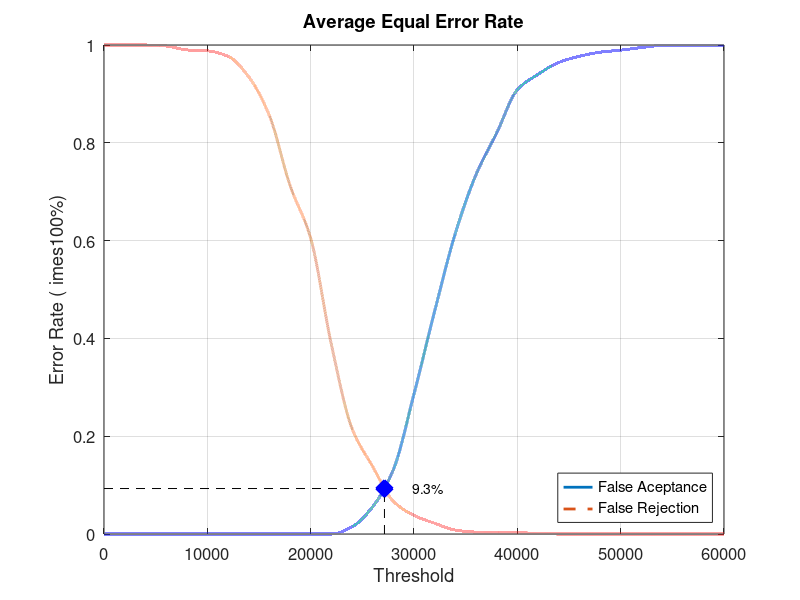
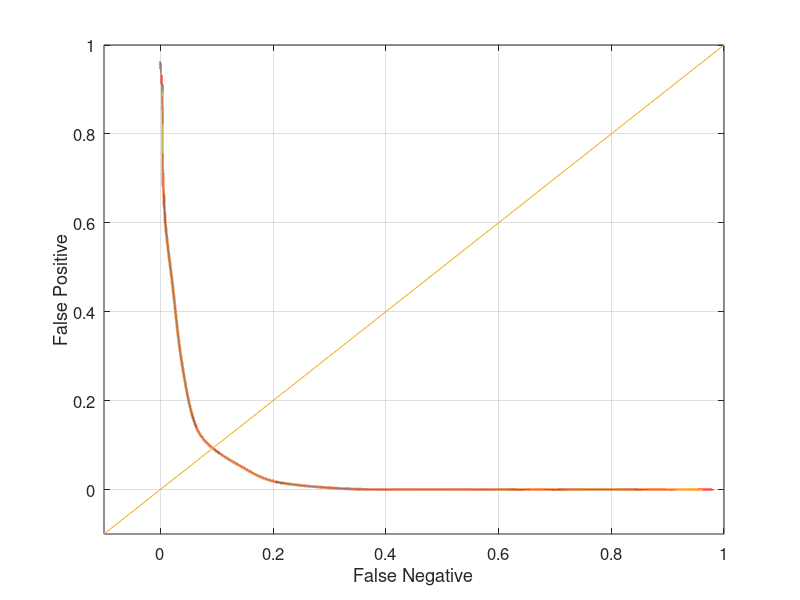

Source code (MATLAB) for these figures, in order:
close all;
clear;
clc;
x = 0:2000:60000;
xq = 0:0.5:60000;

y0 = [0 0 0 0 0 0 0 0 0 0 0 0 0.0147368 0.0557895 0.131579 0.286316 0.455789 0.614737 0.734737 0.82 0.908421 0.94 0.964211 0.976842 0.985263 0.989474 0.994737 0.998947 0.998947 0.998947 1]
yy0 = interp1(x, y0, xq, 'pchip');
y1 = [1 1 1 0.998 0.99 0.988 0.977 0.935 0.856 0.713 0.605 0.388 0.216 0.138 0.067 0.038 0.022 0.008 0.004 0.004 0.003 0.001 0 0 0 0 0 0 0 0 0]
yy1 = interp1(x, y1, xq, 'pchip');

% Calculating EER: 
y2 = abs(y0 - y1);
find(y2 == min(y2))
yy2 = abs(yy0 - yy1);
xEER = find(yy2 == min(yy2));
xEERIndex = xq(xEER) % X-axis EER
yEER = yy0(xEER) % Y-axis EER

main = figure
plot(xq, yy0,'-','LineWidth', 2);	hold on
plot(xq, yy1,'--','LineWidth', 2);	hold on
plot([xEERIndex xEERIndex], [0 yEER], 'k--');	hold on
plot([0 xEERIndex], [yEER yEER], 'k--');	hold on
plot(xEERIndex, yEER, 'bx', 'LineWidth', 10);	hold on
text(xEERIndex + 10 * xEERIndex / 100, yEER, [num2str(round((10000 * yEER)) / 100) '%'])
legend('False Aceptance', 'False Rejection', 'Location', 'SouthEast')
xlabel('Threshold')
ylabel('Error Rate (	imes100%)')
title('Average Equal Error Rate')
set(gca, 'FontSize', 12)
axis([0 60000 0 1])
grid on

print(main, 'Database1AverageMain', '-dpng');
FNRxFPR = figure('Color', [1 1 1]);
plot(yy1, yy0, '-', yy1, yy0, 'LineWidth', 2);
hold on
y = -0.1:0.1:1
plot(y, y); 
set(gca, 'FontSize', 12)
xlabel('False Negative')
ylabel('False Positive')
axis([-0.1 1 -0.1 1])
set(gca, 'FontSize', 12)
grid on

print(FNRxFPR, 'Database1AverageFNRxFPR','-dpng');
